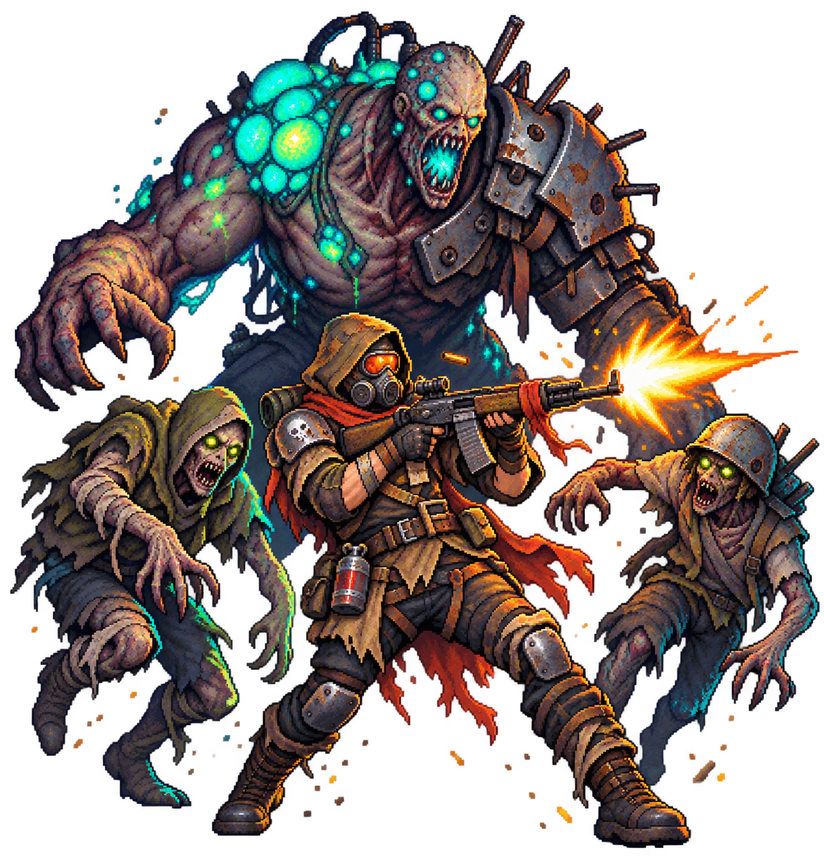
#> input picture art/generated/v1.0/runtime-snapshot/wasteland-title-keyart-v1.png, 824 x 856 px, shrunk from 1230 x 1278 before the run, found by its file name
$ python generate-desktop-icon.py
#> lines starting #> are read from the running program, lines starting #| are printed output that depends on the picture
from pathlib import Path

from PIL import Image


ROOT = Path(__file__).resolve().parents[1]
SOURCE = ROOT / "web" / "assets" / "wasteland-title-keyart-v1.png"
TARGET = ROOT / "src-tauri" / "icons" / "icon.ico"

with Image.open(SOURCE) as image:
#> image is the input picture: PIL image 824x856 RGBA; mean R, G, B, A 50.4, 40.3, 35.7, 141.6
    rgba = image.convert("RGBA")
    side = max(rgba.size)
#> side = 856
    canvas = Image.new("RGBA", (side, side), (18, 15, 12, 255))
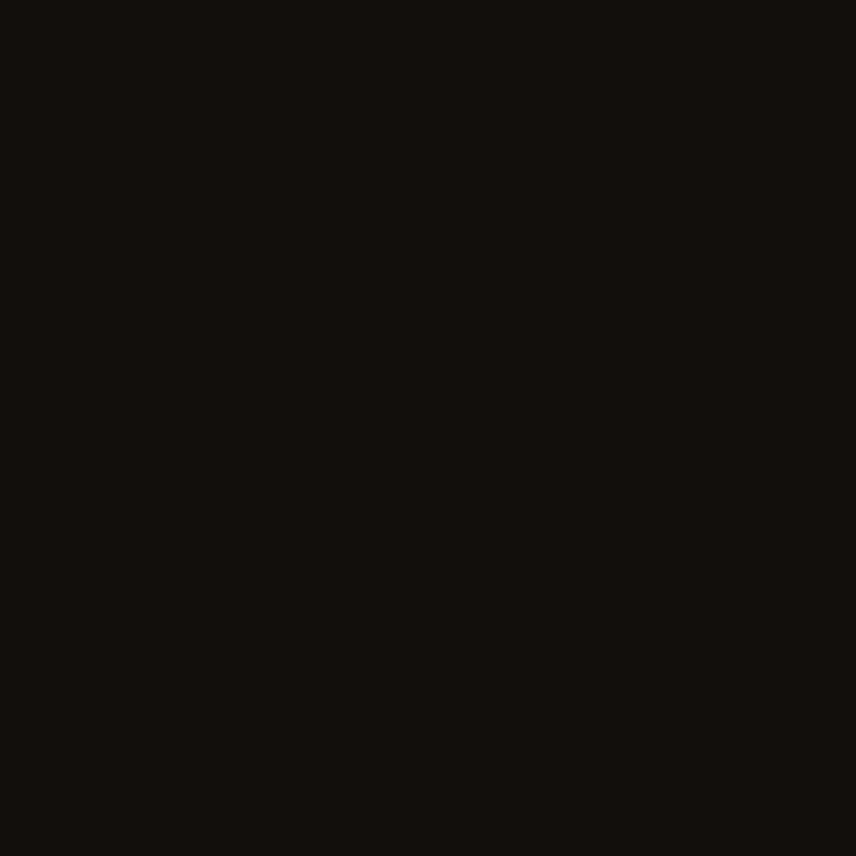
#> canvas: PIL image 856x856 RGBA; mean R, G, B, A 18, 15, 12, 255
    canvas.alpha_composite(rgba, ((side - rgba.width) // 2, (side - rgba.height) // 2))
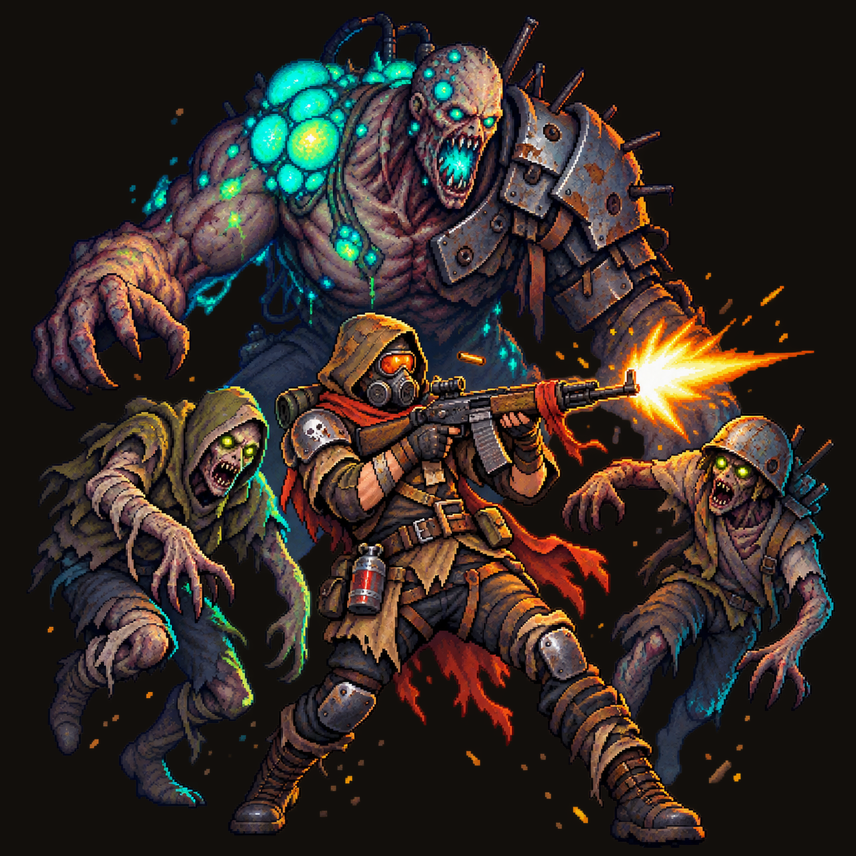
#> canvas: PIL image 856x856 RGBA; mean R, G, B, A 51.6, 42.8, 37.7, 255
    TARGET.parent.mkdir(parents=True, exist_ok=True)
    canvas.save(TARGET, format="ICO", sizes=[(16, 16), (32, 32), (48, 48), (64, 64), (128, 128), (256, 256)])
print(TARGET)

$ run again, with art/generated/v1.0/runtime-snapshot/ui-crawler-overhang-v1.png copied over art/generated/v1.0/runtime-snapshot/wasteland-title-keyart-v1.png
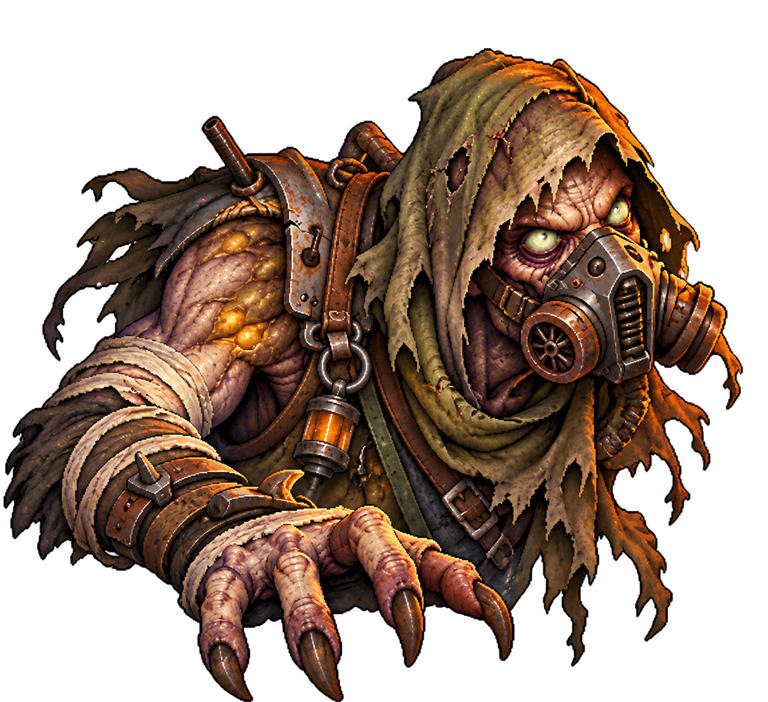
#> input picture art/generated/v1.0/runtime-snapshot/ui-crawler-overhang-v1.png, 768 x 702 px, found by its file name
#> image is the input picture: PIL image 768x702 RGBA; mean R, G, B, A 56.5, 37.2, 24.7, 142.1
#> `canvas.alpha_composite(rgba, ((side - rgba.width) // 2, (side - rgba.h..`:
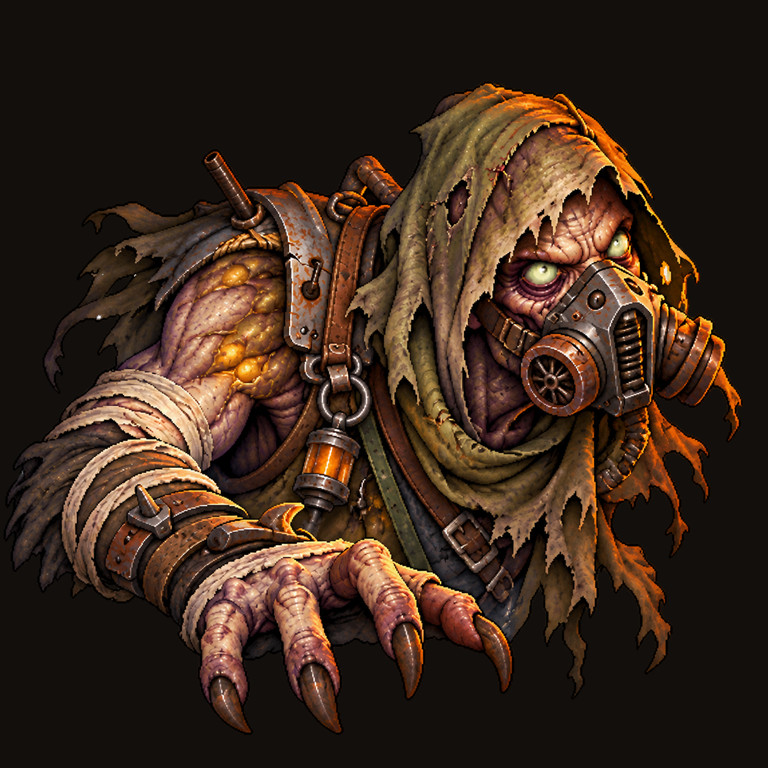
#> canvas: PIL image 768x768 RGBA; mean R, G, B, A 59.3, 40.8, 28.2, 255
